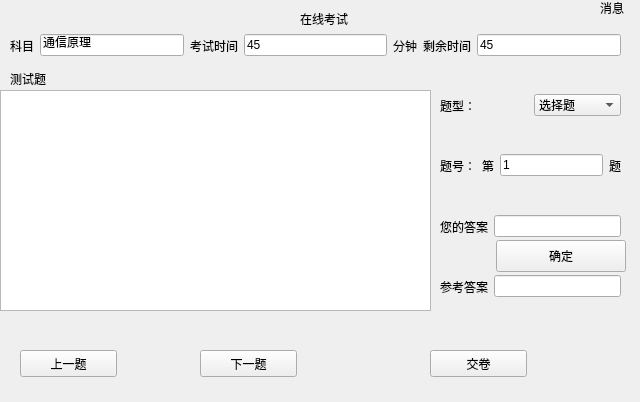
<?xml version="1.0" encoding="UTF-8"?>
<ui version="4.0">
 <class>exam</class>
 <widget class="QWidget" name="exam">
  <property name="geometry">
   <rect>
    <x>0</x>
    <y>0</y>
    <width>640</width>
    <height>402</height>
   </rect>
  </property>
  <property name="windowTitle">
   <string>在线考试</string>
  </property>
  <widget class="QLabel" name="label">
   <property name="geometry">
    <rect>
     <x>300</x>
     <y>10</y>
     <width>67</width>
     <height>17</height>
    </rect>
   </property>
   <property name="text">
    <string>在线考试</string>
   </property>
  </widget>
  <widget class="QWidget" name="horizontalLayoutWidget">
   <property name="geometry">
    <rect>
     <x>10</x>
     <y>30</y>
     <width>611</width>
     <height>31</height>
    </rect>
   </property>
   <layout class="QHBoxLayout" name="horizontalLayout">
    <item>
     <widget class="QLabel" name="label_6">
      <property name="text">
       <string>科目</string>
      </property>
     </widget>
    </item>
    <item>
     <widget class="QLineEdit" name="leExamName">
      <property name="text">
       <string>通信原理</string>
      </property>
     </widget>
    </item>
    <item>
     <widget class="QLabel" name="label_2">
      <property name="text">
       <string>考试时间</string>
      </property>
     </widget>
    </item>
    <item>
     <widget class="QLineEdit" name="leExamTime">
      <property name="text">
       <string>45</string>
      </property>
     </widget>
    </item>
    <item>
     <widget class="QLabel" name="label_4">
      <property name="text">
       <string>分钟</string>
      </property>
     </widget>
    </item>
    <item>
     <widget class="QLabel" name="label_3">
      <property name="text">
       <string>剩余时间</string>
      </property>
     </widget>
    </item>
    <item>
     <widget class="QLineEdit" name="leLeftTime">
      <property name="text">
       <string>45</string>
      </property>
     </widget>
    </item>
   </layout>
  </widget>
  <widget class="QLabel" name="leQuestionType">
   <property name="geometry">
    <rect>
     <x>10</x>
     <y>70</y>
     <width>67</width>
     <height>17</height>
    </rect>
   </property>
   <property name="text">
    <string>测试题</string>
   </property>
  </widget>
  <widget class="QTextEdit" name="teQuestion">
   <property name="geometry">
    <rect>
     <x>0</x>
     <y>90</y>
     <width>431</width>
     <height>221</height>
    </rect>
   </property>
   <property name="html">
    <string>&lt;!DOCTYPE HTML PUBLIC &quot;-//W3C//DTD HTML 4.0//EN&quot; &quot;http://www.w3.org/TR/REC-html40/strict.dtd&quot;&gt;
&lt;html&gt;&lt;head&gt;&lt;meta name=&quot;qrichtext&quot; content=&quot;1&quot; /&gt;&lt;style type=&quot;text/css&quot;&gt;
p, li { white-space: pre-wrap; }
&lt;/style&gt;&lt;/head&gt;&lt;body style=&quot; font-family:'.SF NS Text'; font-size:13pt; font-weight:400; font-style:normal;&quot;&gt;
&lt;p style=&quot;-qt-paragraph-type:empty; margin-top:0px; margin-bottom:0px; margin-left:0px; margin-right:0px; -qt-block-indent:0; text-indent:0px;&quot;&gt;&lt;br /&gt;&lt;/p&gt;&lt;/body&gt;&lt;/html&gt;</string>
   </property>
  </widget>
  <widget class="QWidget" name="horizontalLayoutWidget_2">
   <property name="geometry">
    <rect>
     <x>440</x>
     <y>90</y>
     <width>181</width>
     <height>31</height>
    </rect>
   </property>
   <layout class="QHBoxLayout" name="horizontalLayout_2">
    <item>
     <widget class="QLabel" name="label_8">
      <property name="text">
       <string>题型：</string>
      </property>
     </widget>
    </item>
    <item>
     <widget class="QComboBox" name="cbxSub_3">
      <item>
       <property name="text">
        <string>选择题</string>
       </property>
      </item>
      <item>
       <property name="text">
        <string>判断题</string>
       </property>
      </item>
      <item>
       <property name="text">
        <string>填空题</string>
       </property>
      </item>
     </widget>
    </item>
   </layout>
  </widget>
  <widget class="QWidget" name="horizontalLayoutWidget_3">
   <property name="geometry">
    <rect>
     <x>440</x>
     <y>150</y>
     <width>181</width>
     <height>31</height>
    </rect>
   </property>
   <layout class="QHBoxLayout" name="horizontalLayout_3">
    <item>
     <widget class="QLabel" name="label_9">
      <property name="text">
       <string>题号：</string>
      </property>
     </widget>
    </item>
    <item>
     <widget class="QLabel" name="label_11">
      <property name="text">
       <string>第</string>
      </property>
     </widget>
    </item>
    <item>
     <widget class="QLineEdit" name="leQuestionID">
      <property name="text">
       <string>1</string>
      </property>
     </widget>
    </item>
    <item>
     <widget class="QLabel" name="label_10">
      <property name="text">
       <string>题</string>
      </property>
     </widget>
    </item>
   </layout>
  </widget>
  <widget class="QWidget" name="horizontalLayoutWidget_4">
   <property name="geometry">
    <rect>
     <x>440</x>
     <y>210</y>
     <width>181</width>
     <height>33</height>
    </rect>
   </property>
   <layout class="QHBoxLayout" name="horizontalLayout_4">
    <item>
     <widget class="QLabel" name="label_12">
      <property name="text">
       <string>您的答案</string>
      </property>
     </widget>
    </item>
    <item>
     <widget class="QLineEdit" name="leMyAns">
      <property name="text">
       <string/>
      </property>
     </widget>
    </item>
   </layout>
  </widget>
  <widget class="QPushButton" name="btnNext">
   <property name="geometry">
    <rect>
     <x>200</x>
     <y>350</y>
     <width>97</width>
     <height>27</height>
    </rect>
   </property>
   <property name="text">
    <string>下一题</string>
   </property>
  </widget>
  <widget class="QPushButton" name="btnPrevious">
   <property name="geometry">
    <rect>
     <x>20</x>
     <y>350</y>
     <width>97</width>
     <height>27</height>
    </rect>
   </property>
   <property name="text">
    <string>上一题</string>
   </property>
  </widget>
  <widget class="QWidget" name="horizontalLayoutWidget_5">
   <property name="geometry">
    <rect>
     <x>440</x>
     <y>270</y>
     <width>181</width>
     <height>33</height>
    </rect>
   </property>
   <layout class="QHBoxLayout" name="horizontalLayout_5">
    <item>
     <widget class="QLabel" name="label_13">
      <property name="text">
       <string>参考答案</string>
      </property>
     </widget>
    </item>
    <item>
     <widget class="QLineEdit" name="leChkAns">
      <property name="text">
       <string/>
      </property>
     </widget>
    </item>
   </layout>
  </widget>
  <widget class="QPushButton" name="btnSubmit">
   <property name="geometry">
    <rect>
     <x>430</x>
     <y>350</y>
     <width>97</width>
     <height>27</height>
    </rect>
   </property>
   <property name="text">
    <string>交卷</string>
   </property>
  </widget>
  <widget class="QLabel" name="label_14">
   <property name="geometry">
    <rect>
     <x>600</x>
     <y>0</y>
     <width>31</width>
     <height>16</height>
    </rect>
   </property>
   <property name="text">
    <string>消息</string>
   </property>
  </widget>
  <widget class="QPushButton" name="btnchkAn">
   <property name="geometry">
    <rect>
     <x>496</x>
     <y>240</y>
     <width>130</width>
     <height>32</height>
    </rect>
   </property>
   <property name="text">
    <string>确定</string>
   </property>
  </widget>
 </widget>
 <resources/>
 <connections/>
</ui>
